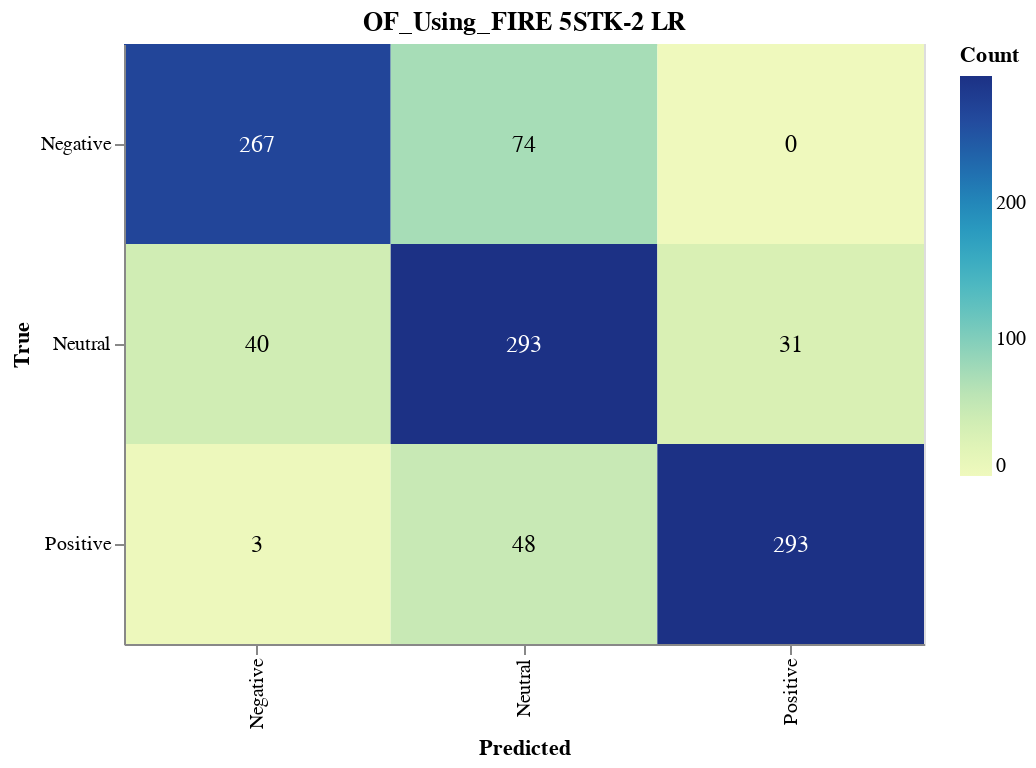

The notebook cell this image was saved under:
### Markdown cell above
#### Save CM

### Code cell
import altair as alt
import altair_saver
import pandas as pd
from sklearn.metrics import confusion_matrix

# Calculate the confusion matrix
cm = confusion_matrix(y_val, lr_validation_predictions)

# Define class names
class_names = ['Negative', 'Neutral', 'Positive']

# Convert confusion matrix to DataFrame
cm_df = pd.DataFrame(cm, index=class_names, columns=class_names).reset_index().melt(id_vars='index')
cm_df.columns = ['True', 'Predicted', 'Count']

# Ensure the order of categories
cm_df['True'] = pd.Categorical(cm_df['True'], categories=class_names, ordered=True)
cm_df['Predicted'] = pd.Categorical(cm_df['Predicted'], categories=class_names, ordered=True)

# Create the Altair plot
heatmap = alt.Chart(cm_df).mark_rect().encode(
    x=alt.X('Predicted:O', sort=class_names),
    y=alt.Y('True:O', sort=class_names),
    color='Count:Q',
    tooltip=['True', 'Predicted', 'Count']
).properties(
    width=400,
    height=300,
    title='OF_Using_FIRE 5STK-2 LR'
)

# Add text labels
text = heatmap.mark_text(
    align='center',
    baseline='middle',
    fontSize=12
).encode(
    text='Count:Q',
    color=alt.condition(
        alt.datum.Count > cm.max() / 2,
        alt.value('white'),
        alt.value('black')
    )
)

# Combine heatmap and text
final_chart = heatmap + text

# Display the plot
final_chart.show()

### Figure 1 — Vega-Lite specification as saved in the notebook (floating-point values rounded to 4 significant figures)
{"config": {"view": {"continuousWidth": 300, "continuousHeight": 300}}, "layer": [{"mark": {"type": "rect"}, "encoding": {"color": {"field": "Count", "type": "quantitative"}, "tooltip": [{"field": "True", "type": "ordinal"}, {"field": "Predicted", "type": "ordinal"}, {"field": "Count", "type": "quantitative"}], "x": {"field": "Predicted", "sort": ["Negative", "Neutral", "Positive"], "type": "ordinal"}, "y": {"field": "True", "sort": ["Negative", "Neutral", "Positive"], "type": "ordinal"}}, "title": "OF_Using_FIRE 5STK-2 LR"}, {"mark": {"type": "text", "align": "center", "baseline": "middle", "fontSize": 12}, "encoding": {"color": {"condition": {"test": "(datum.Count > 146.5)", "value": "white"}, "value": "black"}, "text": {"field": "Count", "type": "quantitative"}, "tooltip": [{"field": "True", "type": "ordinal"}, {"field": "Predicted", "type": "ordinal"}, {"field": "Count", "type": "quantitative"}], "x": {"field": "Predicted", "sort": ["Negative", "Neutral", "Positive"], "type": "ordinal"}, "y": {"field": "True", "sort": ["Negative", "Neutral", "Positive"], "type": "ordinal"}}, "title": "OF_Using_FIRE 5STK-2 LR"}], "data": {"name": "data-e04e789db6380d26416623c9e6eaca6c"}, "height": 300, "width": 400, "$schema": "https://vega.github.io/schema/vega-lite/v5.17.0.json", "datasets": {"data-e04e789db6380d26416623c9e6eaca6c": [{"True": "Negative", "Predicted": "Negative", "Count": 267}, {"True": "Neutral", "Predicted": "Negative", "Count": 40}, {"True": "Positive", "Predicted": "Negative", "Count": 3}, {"True": "Negative", "Predicted": "Neutral", "Count": 74}, {"True": "Neutral", "Predicted": "Neutral", "Count": 293}, {"True": "Positive", "Predicted": "Neutral", "Count": 48}, {"True": "Negative", "Predicted": "Positive", "Count": 0}, {"True": "Neutral", "Predicted": "Positive", "Count": 31}, {"True": "Positive", "Predicted": "Positive", "Count": 293}]}}
